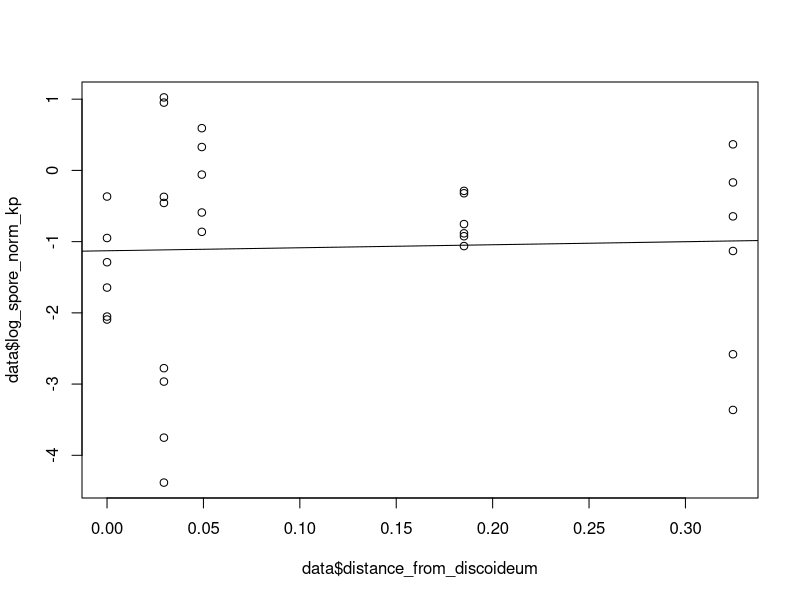
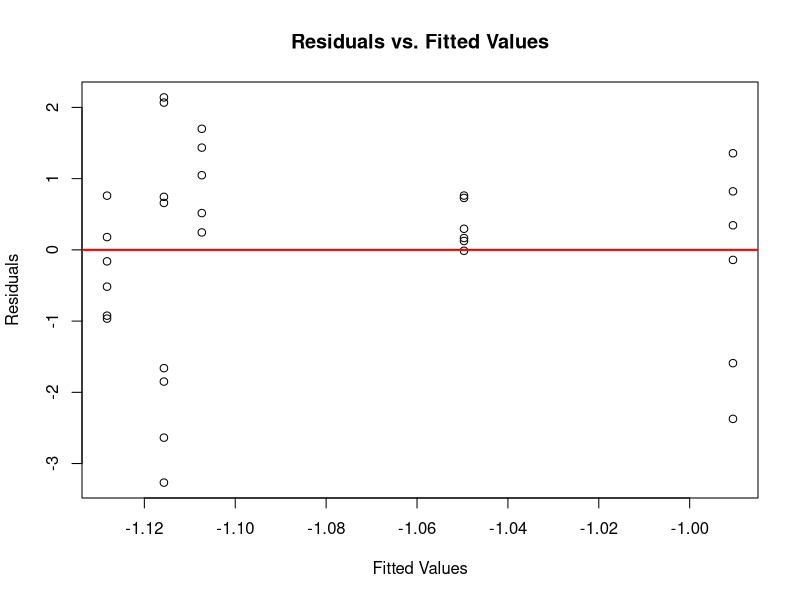
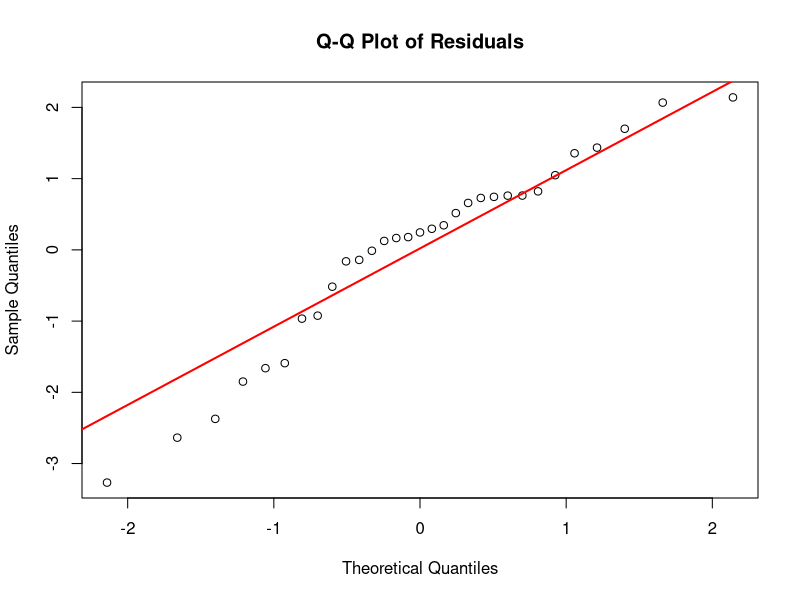

R code for these plots, in order:
#load data
data = read.csv('../data/paraburk_intrahost_data.csv')
data <- na.omit(data)
#keep only confident entries
data <- data[data$confident == 1,]
#get agricolaris data only
data <- data[data$infect == 'B11', ]
#remove Cavanderia, as it it too distant
data <- data[data$taxonomy != 'Cavenderia_aureostipes', ]
#take log of normalized spore count
data$log_spore_norm_kp <- log(data$spore_norm_kp)

#fit model
model <- lm(log_spore_norm_kp~distance_from_discoideum, data)
summary(model)
confint(model)
coef(model)

plot(data$distance_from_discoideum, data$log_spore_norm_kp)
abline(model)

#assess model
predicted.proportions <- predict(model, type = "response")

# Residuals from the model
residuals <- residuals(model, type = "deviance")

# Plot residuals vs. fitted values
plot(predicted.proportions, residuals,
     xlab = "Fitted Values", ylab = "Residuals",
     main = "Residuals vs. Fitted Values")
abline(h = 0, col = "red", lwd = 2)

# Q-Q plot of the residuals
qqnorm(residuals, main = "Q-Q Plot of Residuals")
qqline(residuals, col = "red", lwd = 2)
shapiro.test(residuals)

#get model predictions and write out
model.data <- data.frame(distance_from_discoideum = seq(min(data$distance_from_discoideum),
                                                        max(data$distance_from_discoideum), 
                                                        length.out = 100))

#get the predicted values and their standard errors
predictions <- predict(model, model.data, type = "response", se.fit = TRUE)
model.data$fit <- predictions$fit
model.data$se <- predictions$se.fit
model.data$lower <- predictions$fit - 1.96 * predictions$se.fit
model.data$upper <- predictions$fit + 1.96 * predictions$se.fit

write.csv(model.data, '../data/hayleyella_fitness_effect_dicty_phylo_model.csv')
